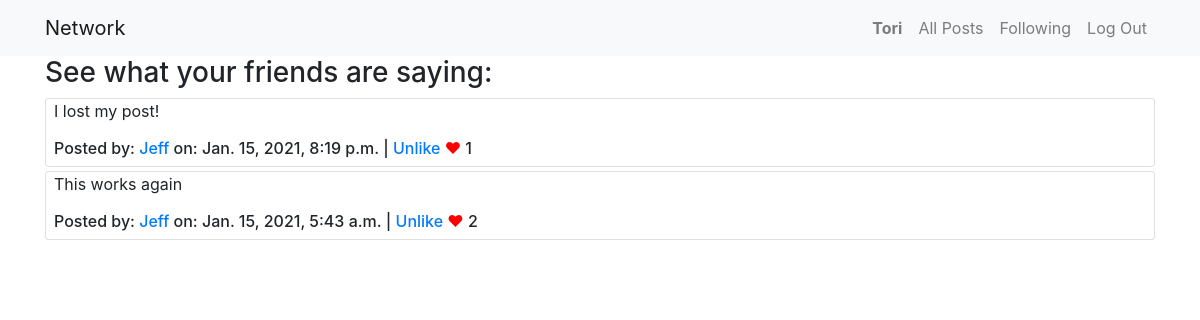
The page /following (signed in) on the database its author committed.
### network/models.py (models this page shows)
class User(AbstractUser):
    pass

class Post(models.Model):
    owner = models.CharField(max_length=50)
    content = models.CharField(max_length=300)
    created_date = models.DateTimeField(auto_now_add=True)
    liked = models.ManyToManyField('User', default=None, blank=True, related_name='likes')

### network/views.py (the view)
# urls.py: path("following", views.following, name="following"),
def following(request):
    warning = ''
    friends = Follower.objects.filter(follower = request.user)
    posts = Post.objects.all().order_by('-created_date')
    filteredPosts = []
    for post in posts:
        for friend in friends:
            if friend.star == post.owner:
                filteredPosts.append(post)
    if not friends:
        warning = "You are not following anybody."
    return render(request, "network/following.html", {
        "allPosts": filteredPosts,
        "warning": warning
    })

### network/templates/network/following.html (shortened to what this page needs)
{% extends "network/layout.html" %}
{% block body %}
<div class="container">
    <h3>See what your friends are saying:</h3>
    {% include 'network/card.html' %}
</div>
{% endblock %}

### network/templates/network/layout.html (shortened to what this page needs)
{% load static %}
<!DOCTYPE html>
<html lang="en">
    <head>
        <link rel="stylesheet" href="https://stackpath.bootstrapcdn.com/bootstrap/4.4.1/css/bootstrap.min.css">
        <link href="{% static 'network/styles.css' %}" rel="stylesheet">
    </head>
    <body>
        <nav class="navbar navbar-expand-lg navbar-light bg-light align-items-left">
            <div class="container">
            <a class="navbar-brand" href="{% url 'index' %}">Network</a>
            <div>
              <ul class="navbar-nav mr-auto">
                {% if user.is_authenticated %}
                    <li class="nav-item">
                        <a class="nav-link" href="{% url 'profile' user.username %}"><strong>{{ user.username|capfirst }}</strong></a>
                    </li>
                {% endif %}
                <li class="nav-item">
                  <a class="nav-link" href="{% url 'index' %}">All Posts</a>
                </li>
                {% if user.is_authenticated %}
                    <li class="nav-item">
                        <a class="nav-link" href="{% url 'following' %}">Following</a>
                    </li>
                    <li class="nav-item">
                        <a class="nav-link" href="{% url 'logout' %}">Log Out</a>
                    </li>
                {% endif %}
              </ul>
            </div>
            </div>
        </nav>
        <div class="body">
            {% block body %}
            {% endblock %}
        </div>
    </body>
</html>

### network/templates/network/card.html (shortened to what this page needs)
{% for post in allPosts %}
<div class="card mb-1 px-2">
    <p class="content">{{post.content}}</p>
    <h6>
        Posted by:
        {% if user.is_authenticated %}
        <a href="{% url 'profile' post.owner %}">{{post.owner|capfirst}}</a>
        {% else %}
        {{post.owner|capfirst}}
        {% endif %}
        on: <span class="date">{{post.created_date}}</span>
        |
        {% if not user.username == post.owner and user.is_authenticated %}
            {% if request.user in post.liked.all %}
            <a href="#" data-postId="{{post.id}}" class="like-btn">Unlike</a>
            {% else %}
            <a href="#" data-postId="{{post.id}}" class="like-btn">Like</a>
            {% endif %}
        {% endif %}
        <span style="color:red;">&hearts;</span> <span class="like-count">{{ post.liked.all.count }}</span>
    </h6>
</div>
{% endfor %}

### rows shown on the page
User: username "Tori"
Post: content "I lost my post!", owner "Jeff", created_date "Jan. 15, 2021, 8:19 p.m.", liked.all.count "1"
Post: content "This works again", owner "Jeff", created_date "Jan. 15, 2021, 5:43 a.m.", liked.all.count "2"
